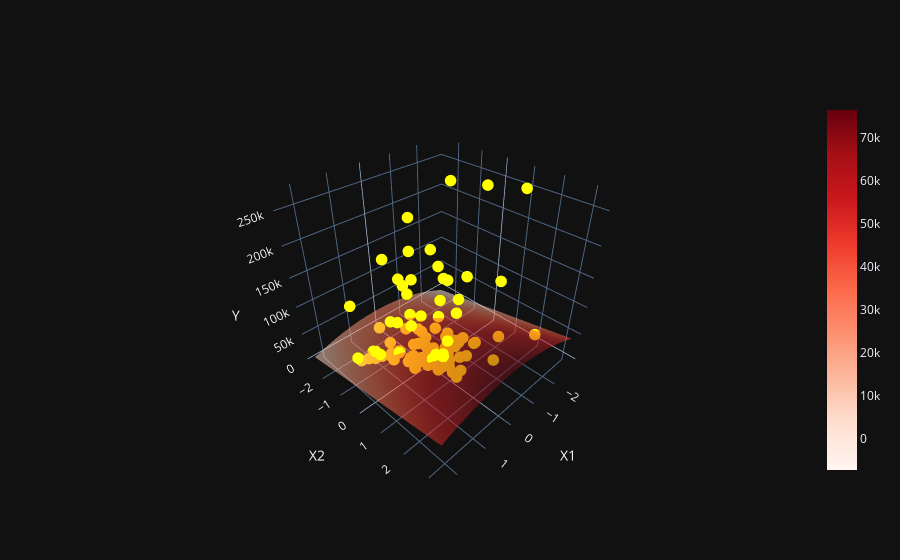

Write notebook code for a chart like this one.
### Markdown cell above
f(x) = ax² + bx + c

### Code cell
# Visualisation
import plotly.graph_objects as go

fig = go.Figure()

x1_list = np.linspace(x1.min(), x1.max(), 20)
x2_list = np.linspace(x2.min(), x2.max(), 20)
x1_list, x2_list = np.meshgrid(x1_list, x2_list)

y_pred_list = a * x1_list**2 + b * x2_list + c

fig.add_trace(
    go.Scatter3d(
        x=x1.ravel(), y=x2.ravel(), z=y.ravel(),
        mode='markers',
        marker=dict(size=4, color='yellow')
    ))

fig.add_trace(
    go.Surface(
        x=x1_list, y=x2_list, z=y_pred_list,
        colorscale="Reds", opacity=0.5
    ))

fig.update_layout(
    scene={
        "xaxis_title":"X1",
        "yaxis_title":"X2",
        "zaxis_title":"Y"
    }
)

fig.show()
